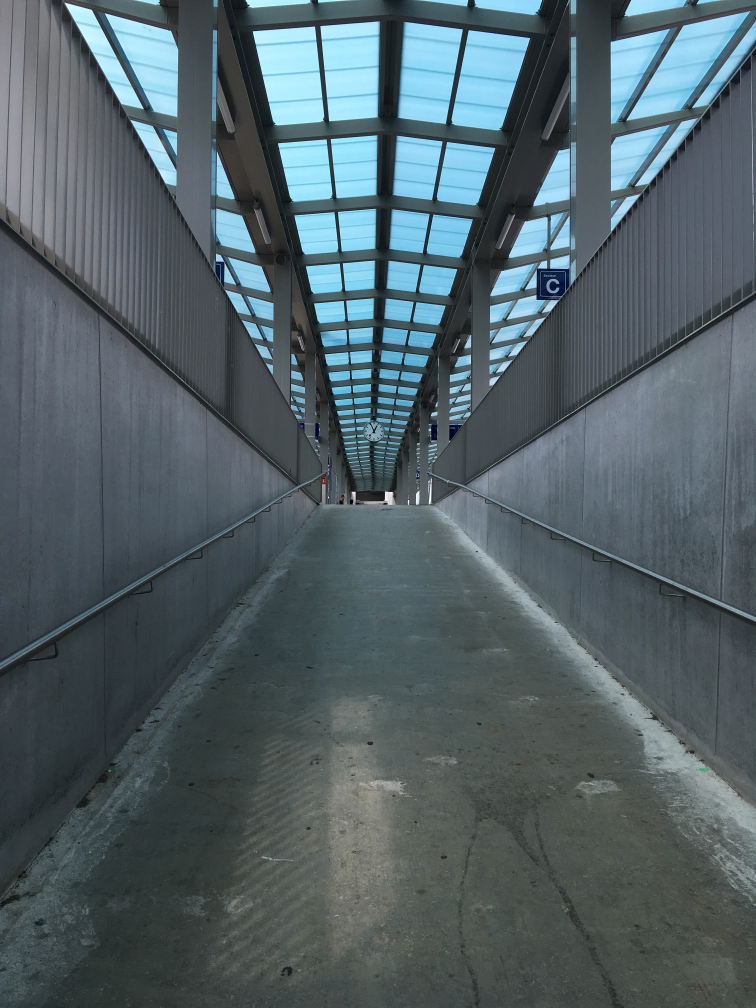
#> input picture assignments/7/input.jpg, 3024 x 4032 px (shown at 1/4 size)
$ python a7.py
#> lines starting #> are read from the running program, lines starting #| are printed output that depends on the picture; after the words box and inside, x2 and y2 are one past the last pixel; in counts of white or black regions, pixels touching at a corner belong together
import time

import cv2
import numpy as np
from matplotlib import pyplot as plt
from scipy.signal import order_filter

TODO = None


def hough_transform(edges, num_r_bins, num_theta_bins):
    """Hough Transform.

    This function should return three things. The accumulator, the r values for
    each bin of the accumulator, the theta values for bins of the accumulator.

    """

    # Find all edge coordinates
    #
    # Behold the numpy magic!!! This function returns indices of where the
    # element is non-zero
    y, x = np.where(edges)
    x = x.reshape(-1, 1) - (edges.shape[1] - 1) / 2
    y = y.reshape(-1, 1) - (edges.shape[0] - 1) / 2

    # --------------------------------------------------------------------------
    # TODO: 3 marks: Create the accumulator. If you do this with python loops
    # you'll get three marks. If you want an extra mark, you can implement this
    # using vectorized numpy functions for much better performance. Also have a
    # look at `convert_to_r_theta` if you are unsure what you should return.

    acc = TODO
    rs = TODO
    thetas = TODO

    # --------------------------------------------------------------------------


    return acc, rs.flatten(), thetas.flatten()


# [68 lines left out: functions non_max_sup, convert_to_r_theta, draw_line, not called in this run]


def main():

    # Read color image
    img = cv2.imread("input.jpg", 1)
#> img is the input picture: shape (4032, 3024, 3); mean B, G, R 103.5, 97.7, 82.6

    # We'll resize to a manageable size
    ds_rate = 8
    img = cv2.resize(img, (img.shape[1] // ds_rate, img.shape[0] // ds_rate))
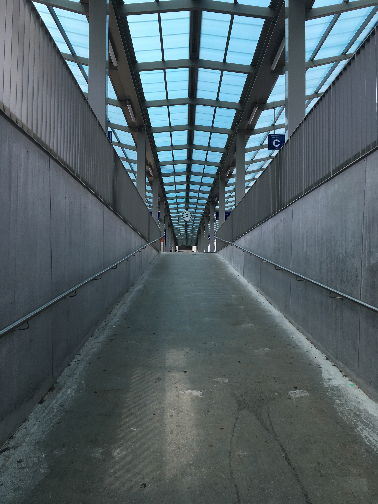
#> img: shape (504, 378, 3); mean B, G, R 103.4, 97.7, 82.6
    img_gray = cv2.cvtColor(img, cv2.COLOR_BGR2GRAY)
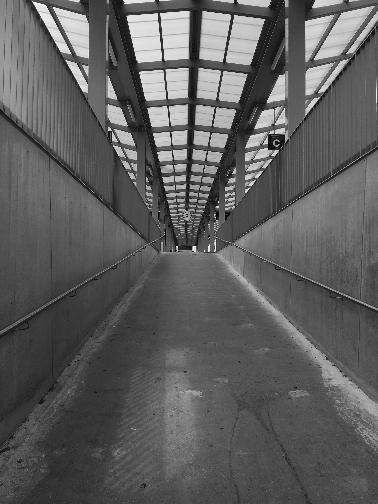
#> img_gray: shape (504, 378); min 3, max 254, mean 93.8

    # Find edges in images
    edges = cv2.Canny(img_gray, 200, 400)
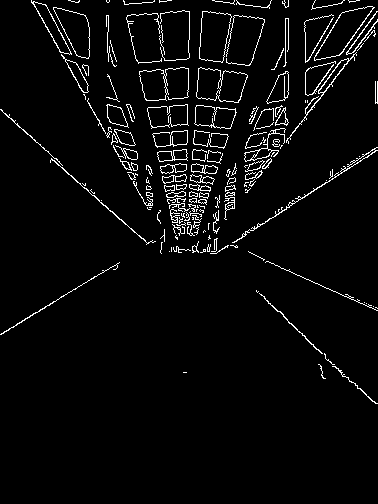
#> edges: shape (504, 378); 3.9% white in thin lines or dots, all inside (x1, y1, x2, y2) = (0, 0, 378, 404)
    cv2.imwrite("edges.png", edges)

    # Get accumulator
    acc, rs, thetas = hough_transform(edges, 200, 200)
#> in hough_transform, `y, x = np.where(edges)`: y = 7522 values from 0 to 403; x = 7522 values, max 377 at index 347, min 0 at index 3060, mean 210.9
#> in hough_transform, `x = x.reshape(-1, 1) - (edges.shape[1] - 1) / 2`: x = 7522 values, max 188.5 at index 347, min -188.5 at index 3060, mean 22.38
#> in hough_transform, `y = y.reshape(-1, 1) - (edges.shape[0] - 1) / 2`: y = 7522 values from -251.5 to 151.5

    # Save using matplotlib to look pretty
    plt.imsave("accumulator.png", acc)

    # Perform NMS map
    nms_map = non_max_sup(acc)
    plt.imsave("non_maximum_points.png", nms_map)

    # Select the top K points in the map to draw
    K = 10
    th = np.sort((nms_map * acc).flatten())[::-1][K]
    nms_map = nms_map * (acc > th)
    plt.imsave("top_k_points.png", nms_map)

    # Convert NMS map to r, theta
    r, theta = convert_to_r_theta(nms_map, rs, thetas)

    # Draw result
    res_img = draw_line(img, r, theta)
    cv2.imwrite("result.png", res_img)


if __name__ == "__main__":
#> (the run stopped early here; a loop or call above may not have finished)
